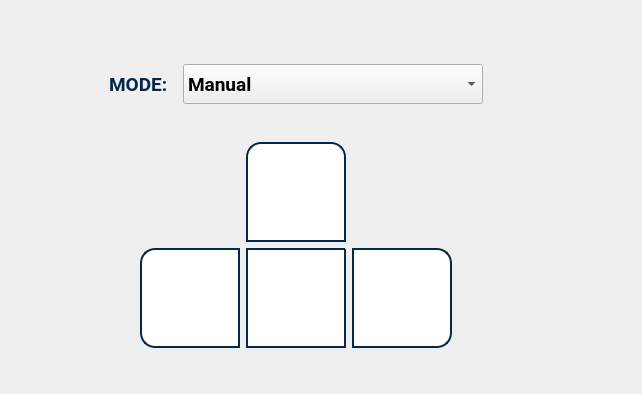
             <widget class="QWidget" name="widget_15" native="true">
              <property name="maximumSize">
               <size>
                <width>16777215</width>
                <height>16777215</height>
               </size>
              </property>
              <layout class="QVBoxLayout" name="verticalLayout_21" stretch="0,0,0">
               <property name="spacing">
                <number>20</number>
               </property>
               <property name="leftMargin">
                <number>0</number>
               </property>
               <property name="topMargin">
                <number>30</number>
               </property>
               <property name="rightMargin">
                <number>50</number>
               </property>
               <property name="bottomMargin">
                <number>15</number>
               </property>
               <item>
                <widget class="QWidget" name="camera_2" native="true">
                 <layout class="QVBoxLayout" name="verticalLayout_30">
                  <property name="leftMargin">
                   <number>9</number>
                  </property>
                  <property name="topMargin">
                   <number>0</number>
                  </property>
                  <property name="rightMargin">
                   <number>9</number>
                  </property>
                  <property name="bottomMargin">
                   <number>9</number>
                  </property>
                 </layout>
                </widget>
               </item>
               <item>
                <widget class="QWidget" name="widget_16" native="true">
                 <property name="minimumSize">
                  <size>
                   <width>0</width>
                   <height>50</height>
                  </size>
                 </property>
                 <property name="maximumSize">
                  <size>
                   <width>16777215</width>
                   <height>50</height>
                  </size>
                 </property>
                 <layout class="QHBoxLayout" name="horizontalLayout_4" stretch="1,1,1">
                  <property name="topMargin">
                   <number>0</number>
                  </property>
                  <property name="bottomMargin">
                   <number>0</number>
                  </property>
                  <item>
                   <spacer name="horizontalSpacer_10">
                    <property name="orientation">
                     <enum>Qt::Horizontal</enum>
                    </property>
                    <property name="sizeType">
                     <enum>QSizePolicy::Expanding</enum>
                    </property>
                    <property name="sizeHint" stdset="0">
                     <size>
                      <width>100</width>
                      <height>20</height>
                     </size>
                    </property>
                   </spacer>
                  </item>
                  <item>
                   <widget class="QWidget" name="widget_2" native="true">
                    <layout class="QHBoxLayout" name="horizontalLayout_3" stretch="1,1">
                     <property name="spacing">
                      <number>15</number>
                     </property>
                     <property name="leftMargin">
                      <number>0</number>
                     </property>
                     <property name="topMargin">
                      <number>0</number>
                     </property>
                     <property name="rightMargin">
                      <number>0</number>
                     </property>
                     <property name="bottomMargin">
                      <number>0</number>
                     </property>
                     <item>
                      <widget class="QLabel" name="label_14">
                       <property name="maximumSize">
                        <size>
                         <width>60</width>
                         <height>16777215</height>
                        </size>
                       </property>
                       <property name="font">
                        <font>
                         <family>Roboto</family>
                         <pointsize>14</pointsize>
                         <weight>75</weight>
                         <bold>true</bold>
                        </font>
                       </property>
                       <property name="styleSheet">
                        <string notr="true">
color: rgb(0, 41, 77);</string>
                       </property>
                       <property name="text">
                        <string>MODE:</string>
                       </property>
                      </widget>
                     </item>
                     <item>
                      <widget class="QComboBox" name="mode_select_2">
                       <property name="minimumSize">
                        <size>
                         <width>300</width>
                         <height>40</height>
                        </size>
                       </property>
                       <property name="font">
                        <font>
                         <family>Roboto</family>
                         <pointsize>14</pointsize>
                         <weight>75</weight>
                         <bold>true</bold>
                        </font>
                       </property>
                       <property name="styleSheet">
                        <string notr="true">border-radius:  13px;
background-color: rgb(255, 255, 255);
color: rgb(0, 41, 77);
padding-left: 10px;
QComboBox::drop-down {
        border: 0px;
        width: 0px;
    }
 
QComboBox::item:hover {
    background-color: #e0e0e0;
    color: black; 
}</string>
                       </property>
                       <item>
                        <property name="text">
                         <string>Manual</string>
                        </property>
                       </item>
                       <item>
                        <property name="text">
                         <string>Auto</string>
                        </property>
                       </item>
                      </widget>
                     </item>
                    </layout>
                   </widget>
                  </item>
                  <item>
                   <spacer name="horizontalSpacer_11">
                    <property name="orientation">
                     <enum>Qt::Horizontal</enum>
                    </property>
                    <property name="sizeType">
                     <enum>QSizePolicy::Expanding</enum>
                    </property>
                    <property name="sizeHint" stdset="0">
                     <size>
                      <width>100</width>
                      <height>20</height>
                     </size>
                    </property>
                   </spacer>
                  </item>
                 </layout>
                </widget>
               </item>
               <item>
                <widget class="QStackedWidget" name="robot_mode_2">
                 <property name="sizePolicy">
                  <sizepolicy hsizetype="Ignored" vsizetype="Ignored">
                   <horstretch>0</horstretch>
                   <verstretch>0</verstretch>
                  </sizepolicy>
                 </property>
                 <property name="minimumSize">
                  <size>
                   <width>0</width>
                   <height>250</height>
                  </size>
                 </property>
                 <property name="maximumSize">
                  <size>
                   <width>16777215</width>
                   <height>250</height>
                  </size>
                 </property>
                 <property name="currentIndex">
                  <number>0</number>
                 </property>
                 <widget class="QWidget" name="page_5">
                  <layout class="QVBoxLayout" name="verticalLayout_31">
                   <property name="spacing">
                    <number>0</number>
                   </property>
                   <property name="leftMargin">
                    <number>0</number>
                   </property>
                   <property name="topMargin">
                    <number>0</number>
                   </property>
                   <property name="rightMargin">
                    <number>0</number>
                   </property>
                   <property name="bottomMargin">
                    <number>0</number>
                   </property>
                   <item>
                    <widget class="QWidget" name="widget_17" native="true">
                     <property name="sizePolicy">
                      <sizepolicy hsizetype="Ignored" vsizetype="Ignored">
                       <horstretch>0</horstretch>
                       <verstretch>0</verstretch>
                      </sizepolicy>
                     </property>
                     <layout class="QHBoxLayout" name="horizontalLayout_20">
                      <property name="topMargin">
                       <number>0</number>
                      </property>
                      <item>
                       <spacer name="horizontalSpacer_12">
                        <property name="orientation">
                         <enum>Qt::Horizontal</enum>
                        </property>
                        <property name="sizeHint" stdset="0">
                         <size>
                          <width>147</width>
                          <height>206</height>
                         </size>
                        </property>
                       </spacer>
                      </item>
                      <item>
                       <widget class="QWidget" name="widget_18" native="true">
                        <property name="sizePolicy">
                         <sizepolicy hsizetype="Fixed" vsizetype="Fixed">
                          <horstretch>0</horstretch>
                          <verstretch>0</verstretch>
                         </sizepolicy>
                        </property>
                        <property name="styleSheet">
                         <string notr="true">QPushButton:hover {
	border-color: #4c96f7;
}
QPushButton {
    border: 2px solid rgb(0, 41, 77); 
}</string>
                        </property>
                        <layout class="QGridLayout" name="gridLayout_12">
                         <property name="topMargin">
                          <number>0</number>
                         </property>
                         <item row="0" column="2">
                          <spacer name="horizontalSpacer_14">
                           <property name="orientation">
                            <enum>Qt::Horizontal</enum>
                           </property>
                           <property name="sizeType">
                            <enum>QSizePolicy::Expanding</enum>
                           </property>
                           <property name="sizeHint" stdset="0">
                            <size>
                             <width>100</width>
                             <height>20</height>
                            </size>
                           </property>
                          </spacer>
                         </item>
                         <item row="1" column="1">
                          <widget class="QPushButton" name="control_down">
                           <property name="minimumSize">
                            <size>
                             <width>100</width>
                             <height>100</height>
                            </size>
                           </property>
                           <property name="maximumSize">
                            <size>
                             <width>100</width>
                             <height>100</height>
                            </size>
                           </property>
                           <property name="styleSheet">
                            <string notr="true">background-color: rgb(255, 255, 255);

	border-top-right-radius: 1;</string>
                           </property>
                           <property name="text">
                            <string/>
                           </property>
                           <property name="icon">
                            <iconset resource="../resources/resources.qrc">
                             <normaloff>:/Icons/Icons/8665193_chevron_down_icon.svg</normaloff>:/Icons/Icons/8665193_chevron_down_icon.svg</iconset>
                           </property>
                           <property name="iconSize">
                            <size>
                             <width>50</width>
                             <height>50</height>
                            </size>
                           </property>
                          </widget>
                         </item>
                         <item row="0" column="1">
                          <widget class="QPushButton" name="control_up">
                           <property name="sizePolicy">
                            <sizepolicy hsizetype="Ignored" vsizetype="Ignored">
                             <horstretch>0</horstretch>
                             <verstretch>0</verstretch>
                            </sizepolicy>
                           </property>
                           <property name="minimumSize">
                            <size>
                             <width>100</width>
                             <height>100</height>
                            </size>
                           </property>
                           <property name="maximumSize">
                            <size>
                             <width>100</width>
                             <height>100</height>
                            </size>
                           </property>
                           <property name="styleSheet">
                            <string notr="true">background-color: rgb(255, 255, 255);
	border-top-left-radius: 15;
	border-top-right-radius: 15;</string>
                           </property>
                           <property name="text">
                            <string/>
                           </property>
                           <property name="icon">
                            <iconset resource="../resources/resources.qrc">
                             <normaloff>:/Icons/Icons/8665196_chevron_up_icon.svg</normaloff>:/Icons/Icons/8665196_chevron_up_icon.svg</iconset>
                           </property>
                           <property name="iconSize">
                            <size>
                             <width>50</width>
                             <height>50</height>
                            </size>
                           </property>
                          </widget>
                         </item>
                         <item row="1" column="2">
                          <widget class="QPushButton" name="control_right">
                           <property name="minimumSize">
                            <size>
                             <width>100</width>
                             <height>100</height>
                            </size>
                           </property>
                           <property name="maximumSize">
                            <size>
                             <width>100</width>
                             <height>100</height>
                            </size>
                           </property>
                           <property name="styleSheet">
                            <string notr="true">background-color: rgb(255, 255, 255);
	border-top-right-radius: 15;
	border-bottom-right-radius: 15;</string>
                           </property>
                           <property name="text">
                            <string/>
                           </property>
                           <property name="icon">
                            <iconset resource="../resources/resources.qrc">
                             <normaloff>:/Icons/Icons/8665195_chevron_right_icon.svg</normaloff>:/Icons/Icons/8665195_chevron_right_icon.svg</iconset>
                           </property>
                           <property name="iconSize">
                            <size>
                             <width>50</width>
                             <height>50</height>
                            </size>
                           </property>
                          </widget>
                         </item>
                         <item row="1" column="0">
                          <widget class="QPushButton" name="control_left">
                           <property name="minimumSize">
                            <size>
                             <width>100</width>
                             <height>100</height>
                            </size>
                           </property>
                           <property name="maximumSize">
                            <size>
                             <width>100</width>
                             <height>100</height>
                            </size>
                           </property>
                           <property name="styleSheet">
                            <string notr="true">background-color: rgb(255, 255, 255);
	border-top-left-radius: 15;
	border-bottom-left-radius: 15;</string>
                           </property>
                           <property name="text">
                            <string/>
                           </property>
                           <property name="icon">
                            <iconset resource="../resources/resources.qrc">
                             <normaloff>:/Icons/Icons/8665194_chevron_left_icon.svg</normaloff>:/Icons/Icons/8665194_chevron_left_icon.svg</iconset>
                           </property>
                           <property name="iconSize">
                            <size>
                             <width>50</width>
                             <height>50</height>
                            </size>
                           </property>
                          </widget>
                         </item>
                        </layout>
                       </widget>
                      </item>
                      <item>
                       <spacer name="horizontalSpacer_15">
                        <property name="orientation">
                         <enum>Qt::Horizontal</enum>
                        </property>
                        <property name="sizeType">
                         <enum>QSizePolicy::Expanding</enum>
                        </property>
                        <property name="sizeHint" stdset="0">
                         <size>
                          <width>146</width>
                          <height>206</height>
                         </size>
                        </property>
                       </spacer>
                      </item>
                     </layout>
                    </widget>
                   </item>
                  </layout>
                 </widget>
                 <widget class="QWidget" name="page_6"/>
                </widget>
               </item>
              </layout>
             </widget>
